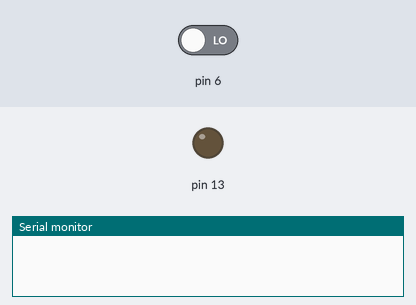
A sketch run on a simulated Arduino Uno, built with avr-gcc and run on an emulated ATmega328P. Shown: output pins drawn as LEDs (lit = HIGH), the last lines printed to the serial monitor. The test bench sets the inputs (shaded band); at power-on: pin 6 LOW.

Above: at 1.2 s.
1.3 s: pin 6 driven HIGH
At 1.8 s:
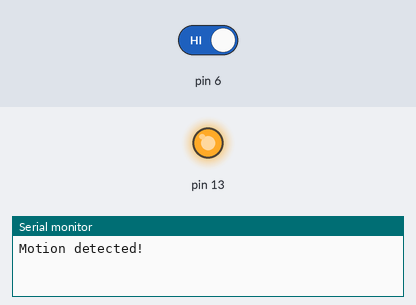
2.8 s: pin 6 driven LOW
At 4.1 s:
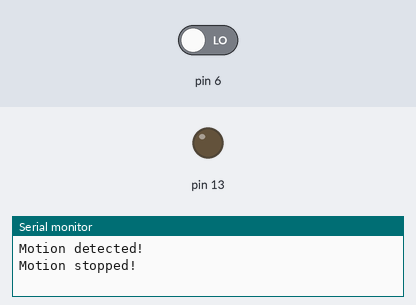
Timing chart, 0 to 5.8 s (numbered marks = the images above; inputs shaded):
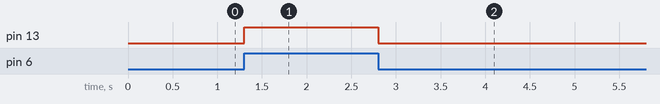

Measured:
- after the input at 1.3 s, pin 13: LOW → HIGH at once
- after the input at 2.8 s, pin 13: HIGH → LOW at once

The sketch:

basic_pir.ino
```cpp
void setup()
{
    // put your setup code here, to run once:
    Serial.begin(115200);
    pinMode(6, INPUT);
    pinMode(13, OUTPUT);
    //digitalWrite(13, HIGH);
}
int state = LOW;
int pir;

void loop()
{
    pir = digitalRead(6);
    //Serial.println(pir);
    if (pir == HIGH)
    {                           // check if the sensor is HIGH
        digitalWrite(13, HIGH); // turn LED ON
        //delay(100);             // delay 100 milliseconds

        if (state == LOW)
        {
            Serial.println("Motion detected!");
            state = HIGH; // update variable state to HIGH
        }
    }
    else
    {
        digitalWrite(13, LOW); // turn LED OFF
        //delay(100);            // delay 100 milliseconds

        if (state == HIGH)
        {
            Serial.println("Motion stopped!");
            state = LOW; // update variable state to LOW
        }
    }
}
```
